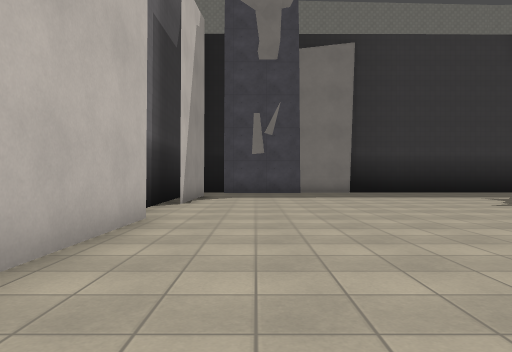
view 1 (above)

22 first-person views from a walk through a Godot game level. The camera is 1.3 m above the floor, looks level and sees 70° across. The floor is counted in squares, 2 m on a side. Each view is taken from the middle of a square. On the plan, view 1 faces up. The plan holds only what a view shows up to about 11 squares ahead; the rest is blank. The place goes on beyond the plan. Surface patterns are stand-ins for the level's own textures.

view 2
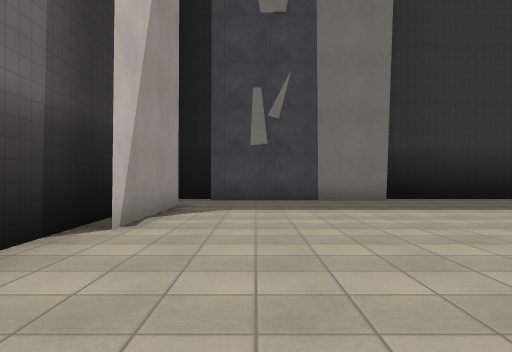

view 3
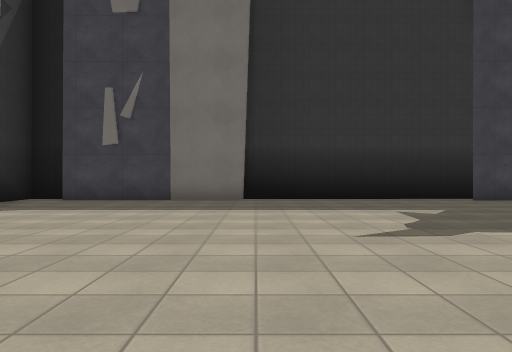

view 4
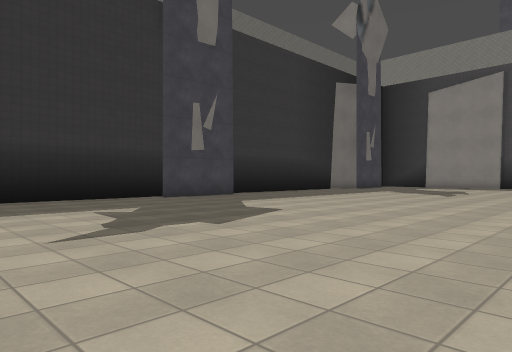

view 5
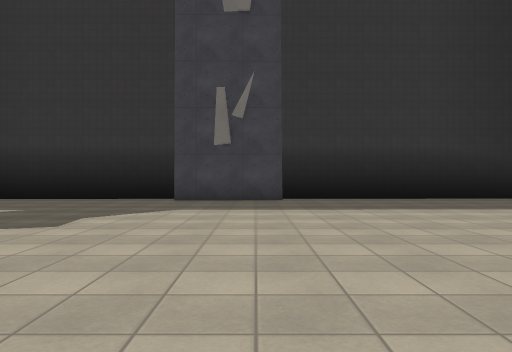

view 6
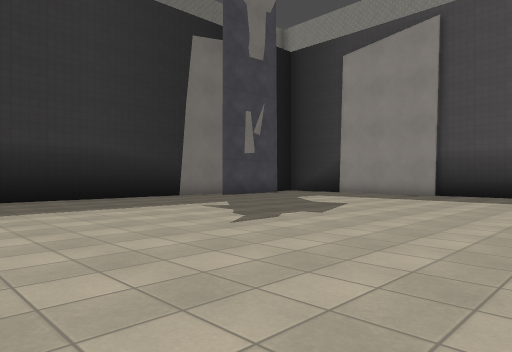

view 7
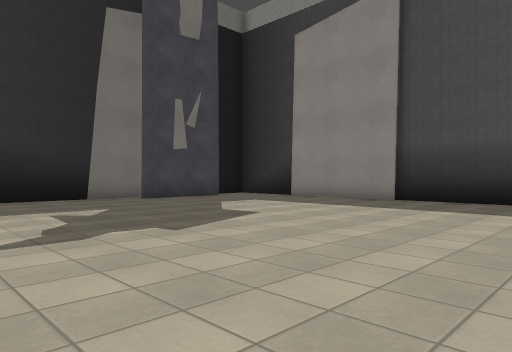

view 8
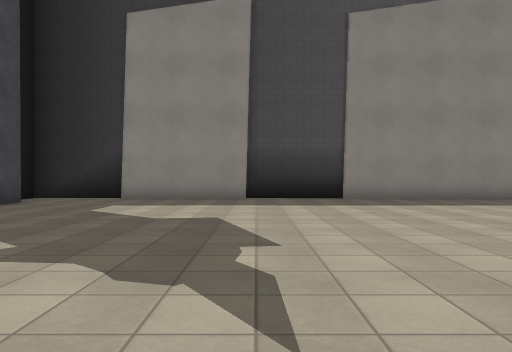

view 9
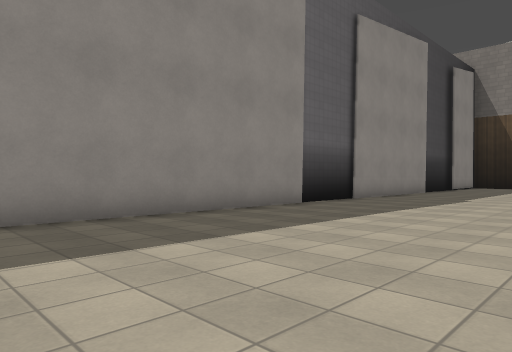

view 10
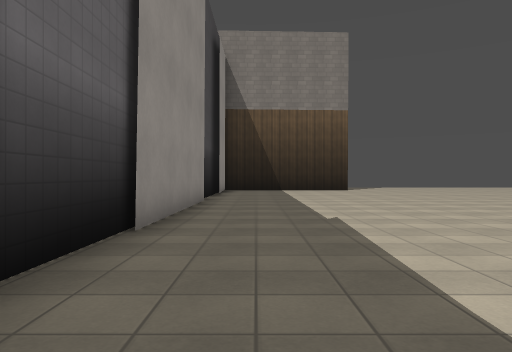

view 11
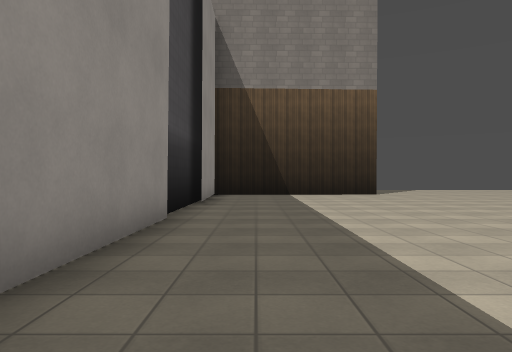

view 12
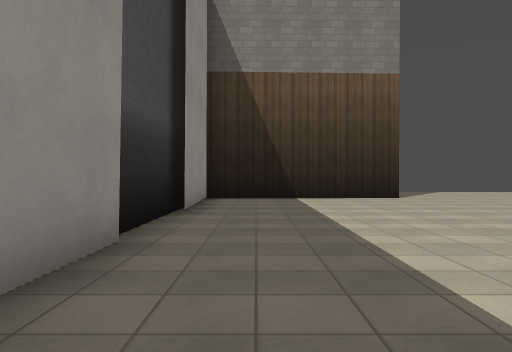

view 13
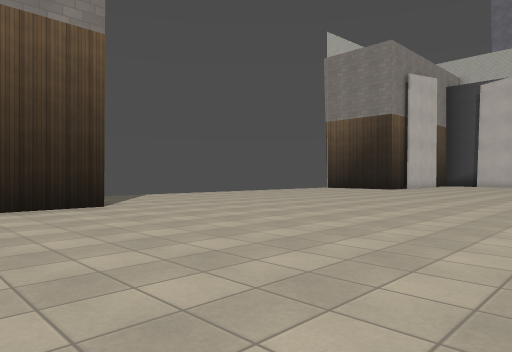

view 14
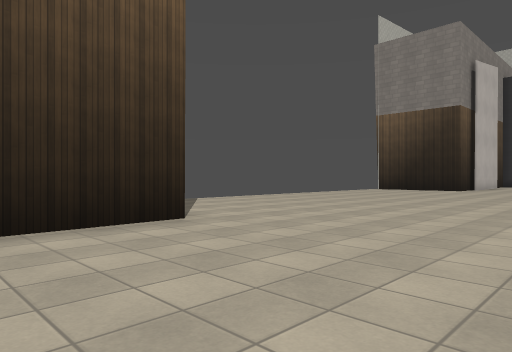

view 15
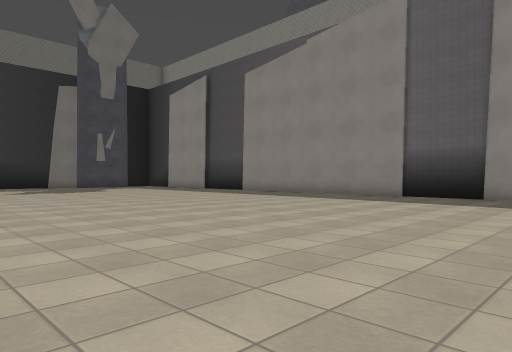

view 16
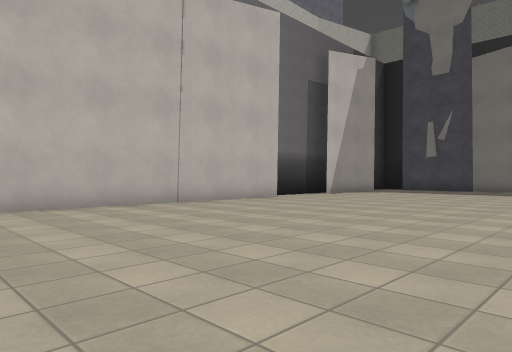

view 17
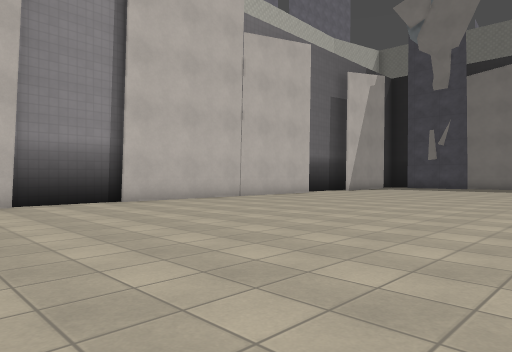

view 18
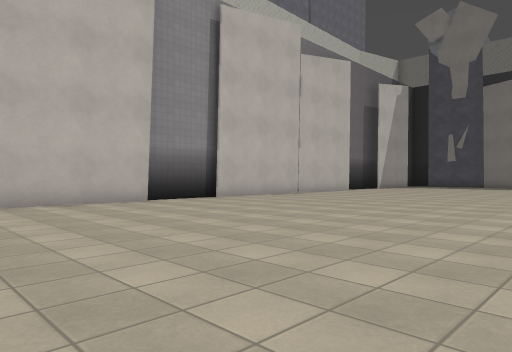

view 19
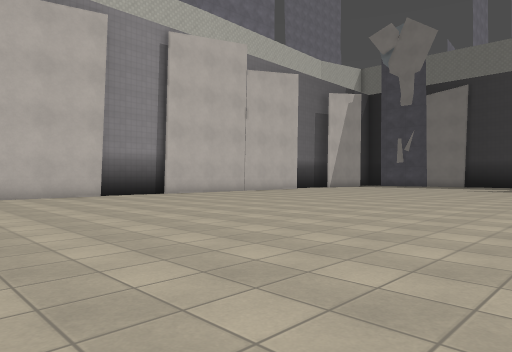

view 20
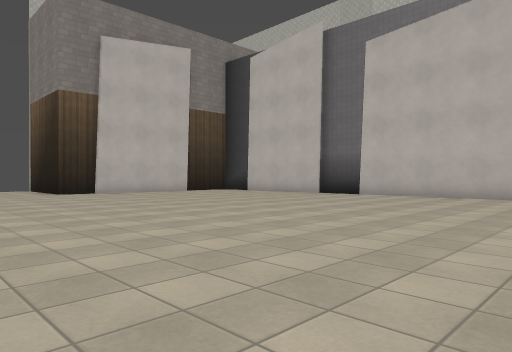

view 21
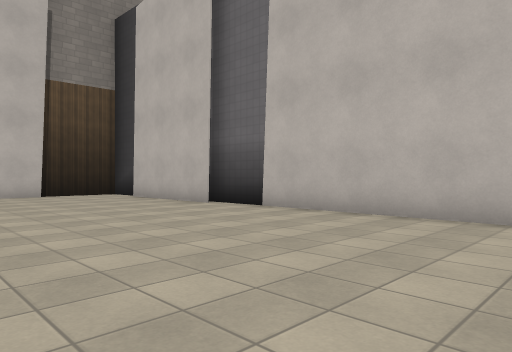

view 22
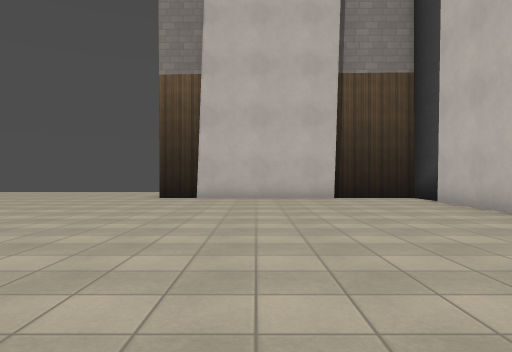

### Floor plan
Points are (right, up) in squares from view 1. A wall is a line through its corners. A room is listed if a view was taken in it or the views show most of it. See-through windows are left out.
Room 1 (views 1, 2, 3, 4, 5, 6, 7, 8, 9, 10, 11, 12, 13, 14, 15, 16, 17, 18, 19, 20, 21, 22)
walls: (-1.8, -2.4) (-1.9, -15); (-2, -1.7) (-2, -2.6); (25.4, -9.8) (25.6, 12); (-1.7, 5.7) (-1.8, -2); (10.2, 14.4) (1.6, 14.4); (4.7, -16.8) (5.9, -16.8); (19.8, -16.8) (25.5, -16.6); (0.7, -16.6) (4.8, -16.6); (21.1, 14.5) (12.7, 14.4); (-1.9, -15.4) (-1.9, -16.8) (0.7, -16.8); (25.3, -16) (25.4, -10); (-2.3, 11) (-2.2, 7.2); (25.8, 11.8) (25.8, 14.5) (25.1, 14.5); (-1.6, 12.1) (-1.6, 8.4); (-1.6, 13.7) (-1.6, 13); (-1.3, 14.3) (-2.4, 14.3) (-2.4, 13)
objects: other object (1, 14); other object (11, 14) to (12, 14); other object (22, 14) to (23, 14)

Positions as (right, up) in squares from view 1, and headings:
1: (0, 0), facing up
2: (0, 4), facing up
3: (4, 4), facing up
4: (4, 4), facing up-right
5: (12, 4), facing up
6: (13, 4), facing up-right
7: (16, 4), facing up-right
8: (15, 8), facing right
9: (20, 5), facing down-right
10: (24, 0), facing down
11: (24, -4), facing down
12: (24, -6), facing down
13: (23, -9), facing down-left
14: (23, -12), facing down-left
15: (14, -7), facing up-right
16: (6, -3), facing up-left
17: (7, -6), facing up-left
18: (7, -9), facing up-left
19: (10, -9), facing up-left
20: (10, -3), facing down-left
21: (4, -4), facing down-left
22: (3, -6), facing down
